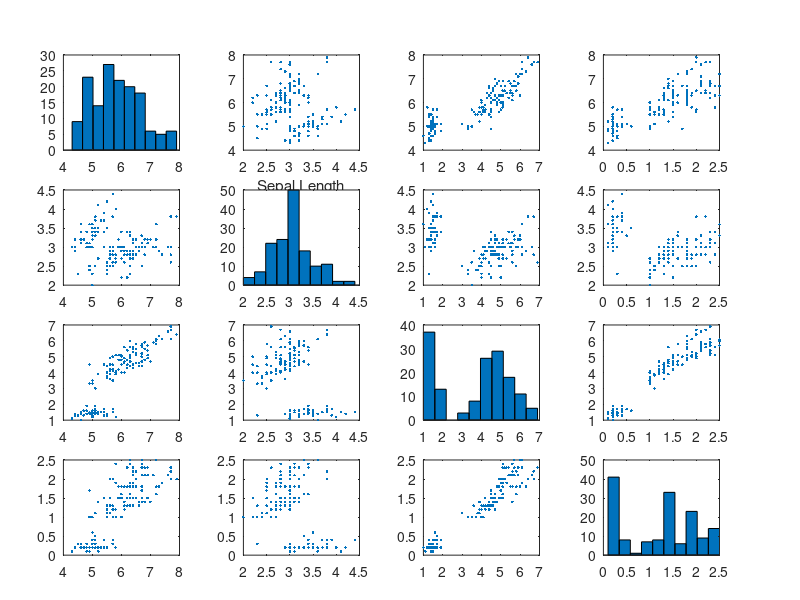

MATLAB code for this plot: (Note: this script raises an error after producing the figure.)
clear;

% Iris flower data set.
% sepal length, sepal width, petal length, and petal width for 150 iris specimens
% https://en.wikipedia.org/wiki/Iris_flower_data_set
load fisheriris

% get sepal and petal data
sepals = meas(:,1:2);
petals = meas(:,3:4);

% converts species into numbers
numspecies = grp2idx(species);

% shows the data
[S,AX,BigAx,H,HAx]=plotmatrix(meas);
xlabel(AX(4,1),"Sepal Length");
xlabel(AX(4,2),"Sepal Width");
xlabel(AX(4,3),"Petal Length");
xlabel(AX(4,4),"Petal Width");
ylabel(AX(1,1),"Sepal Length");
ylabel(AX(2,1),"Sepal Width");
ylabel(AX(3,1),"Petal Length");
ylabel(AX(4,1),"Petal Width");
